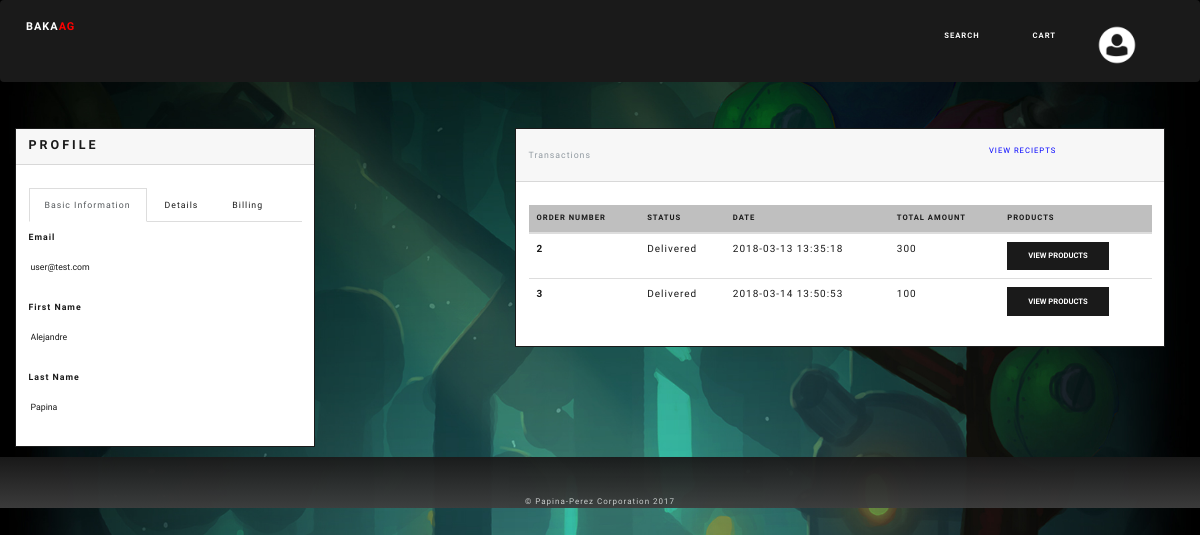
The app's page /viewprofile.php (signed in) with its own data.
### tables this page shows
CREATE TABLE `account` (
  `acc_id` int(9) NOT NULL,
  `acc_email` varchar(700) NOT NULL,
  `acc_pass` varchar(700) NOT NULL,
  `acc_fname` varchar(32) NOT NULL,
  `acc_lname` varchar(32) NOT NULL,
  `acc_type_id` int(11) NOT NULL
);

CREATE TABLE `orders` (
  `order_id` int(11) NOT NULL,
  `acc_id` int(11) NOT NULL,
  `order_total_amt` int(9) NOT NULL,
  `order_product_list` varchar(700) NOT NULL,
  `order_date` timestamp NOT NULL DEFAULT CURRENT_TIMESTAMP,
  `order_approval` varchar(255) DEFAULT 'Not approved',
  `order_receive` varchar(255) NOT NULL DEFAULT 'Undelivered',
  `order_mdpaymnt_id` int(9) NOT NULL DEFAULT '1',
  `order_status_id` int(11) NOT NULL
);

CREATE TABLE `order_status` (
  `order_status_id` int(11) NOT NULL,
  `order_status_name` varchar(32) NOT NULL
);

### viewprofile.php (the view, shortened to what this page needs)
<?php
include_once("backend/connection.php");
include_once("header.php");
include_once("header.php");
$sql ="SELECT* FROM account,account_details,account_billing,account_address WHERE account.acc_id='".$_SESSION['acc_id']."' AND account.acc_id=account_details.acc_id AND account.acc_id=account_billing.acc_id AND account.acc_id=account_address.acc_id";
$result = $conn->query($sql);
$row = $result->fetch_assoc();
?>
<!DOCTYPE html>
<html>
<head>
	<link rel="stylesheet" type="text/css" href="css/bootstrap.css">
	<link rel="stylesheet" type="text/css" href="css/admin/css/bootstrap.css">
	<link rel="stylesheet" type="text/css" href="css/style_global.css">
  <link rel="stylesheet" type="text/css" href="css/style_viewprofile.css">
</head>
<body>
<br><br>
<div class="container-fluid">
<div class="row container-center">
	<div class="col-lg-5">
	<div class="bs-component">
	<div class="card border-primary mb-3" style="max-width: 30rem;">
  <div class="card-header"><h4>Profile</h4></div>
  <div class="card-body text-primary">
    <p class="card-text">
      <ul class="nav nav-tabs">
        <li class="nav-item">
          <a class="nav-link active show" data-toggle="tab" href="#info">Basic Information</a>
        </li>
        <li class="nav-item">
          <a class="nav-link" data-toggle="tab" href="#details">Details</a>
        </li>
        <li class="nav-item">
          <a class="nav-link" data-toggle="tab" href="#billing">Billing</a>
        </li>
      </ul>
      <div id="myTabContent" class="tab-content">
        <div class="tab-pane fade active show" id="info">
          <div class="form-group row">
            <label for="acc_email" class="col-sm-4 col-form-label">Email</label>
            <div class="col-sm-10">
              <input type="text" readonly="" class="form-control-plaintext" id="acc_email" value="<?php echo $row['acc_email'];?>">
            </div>
          </div>
           <div class="form-group row">
            <label for="acc_fname" class="col-sm-4 col-form-label">First Name</label>
            <div class="col-sm-10">
              <input type="text" readonly="" class="form-control-plaintext" id="acc_fname" value="<?php echo $row['acc_fname'];?>">
            </div>
          </div>
            <div class="form-group row">
            <label for="acc_lname" class="col-sm-4 col-form-label">Last Name</label>
            <div class="col-sm-10">
              <input type="text" readonly="" class="form-control-plaintext" id="acc_lname" value="<?php echo $row['acc_lname'];?>">
            </div>
          </div>
        </div>
      </div>
    </p>
    </div>
  </div>
</div>
</div>
	<div class="col-lg-7 data-container">
	<div class="bs-component">
	<div class="card border-primary mb-3" style="max-width: 65rem;">
  <div class="card-header">Transactions <a class="btn btn-link" onclick="reciepts();" id="reciepts">View Reciepts</a>
  </div>
  <div class="card-body text-primary" id="main-body">
    <p class="card-text">
        <table class="table table-hover" style="">
          <thead>
            <tr class="table-primary">
              <th scope="col">Order Number</th>
              <th scope="col">Status</th>
              <th scope="col">Date</th>
              <th scope="col">Total Amount</th>
              <th scope="col">Products</th>
            </tr>
          </thead>
          <tbody>
            <?php
                $sql = "SELECT * FROM orders,order_status WHERE acc_id='".$_SESSION['acc_id']."' AND orders.order_status_id=order_status.order_status_id";
                $result = $conn->query($sql);
                while($row = $result->fetch_assoc()){
                  if ($row['order_status_id'] == 1) {
                    $stat = $row['order_status_name'].'<br>'.'<center><a id="cancel" onclick="cancel('.$row['order_id'].')" style="cursor:pointer; color:blue;" class="link">Cancel</a></center>';
                  } else {
                    $stat = $row['order_status_name'];
                  }
                  echo '
                      <tr>
                        <th scope="row" style="font-size:10px;">'.$row['order_id'].'</th>
                        <td style="font-size:10px;">'.$stat.'</td>
                        <td style="font-size:10px;">'.$row['order_date'].'</td>
                        <td style="font-size:10px;">'.$row['order_total_amt'].'</td>
                        <td><button type="button" class="btn btn-primary" data-toggle="modal" data-target="#prodlist-modal-'.$row['order_id'].'">View products</button></td>
                        <div class="modal" id="prodlist-modal-'.$row['order_id'].'">
                          <div class="modal-dialog" role="document">
                            <div class="modal-content">
                              <div class="modal-header">
                                <h5 class="modal-title">Order Number:'.$row['order_id'].'</h5>
                                <button type="button" class="close" data-dismiss="modal" aria-label="Close">
                                  <span aria-hidden="true">&times;</span>
                                </button>
                              </div>
                              <div class="modal-body">';
                              echo' </div>
                              <div class="modal-footer">
                                <button type="button" class="btn btn-secondary" data-dismiss="modal">Close</button>
                              </div>
                            </div>
                          </div>
                        </div>
                      </tr>
                      ';
                }
            ?>
          </tbody>
        </table>
    </p>
    </div>
  </div>
</div>
</div>
</div>
</div>
</body>
</html>
<?php
	include_once("footer.php");
?>

### css/style_global.css (style rules this page uses)
body { margin: 0; padding: 0; background-image: url("../img/background.jpg"); background-attachment: fixed; background-position: center; background-repeat: no-repeat; background-size: cover; }

### css/style_viewprofile.css (style rules this page uses)
#reciepts { color: blue !important; cursor: pointer; width: 0; height: 0; margin: 0; margin-left: 60%; margin-bottom: 20px; }

### records on screen
account: acc_email "user@test.com", acc_fname "Alejandre", acc_lname "Papina"
orders: order_id "2", order_status.order_status_name "Delivered", order_date "2018-03-13 13:35:18", order_total_amt "300"
orders: order_id "3", order_status.order_status_name "Delivered", order_date "2018-03-14 13:50:53", order_total_amt "100"
